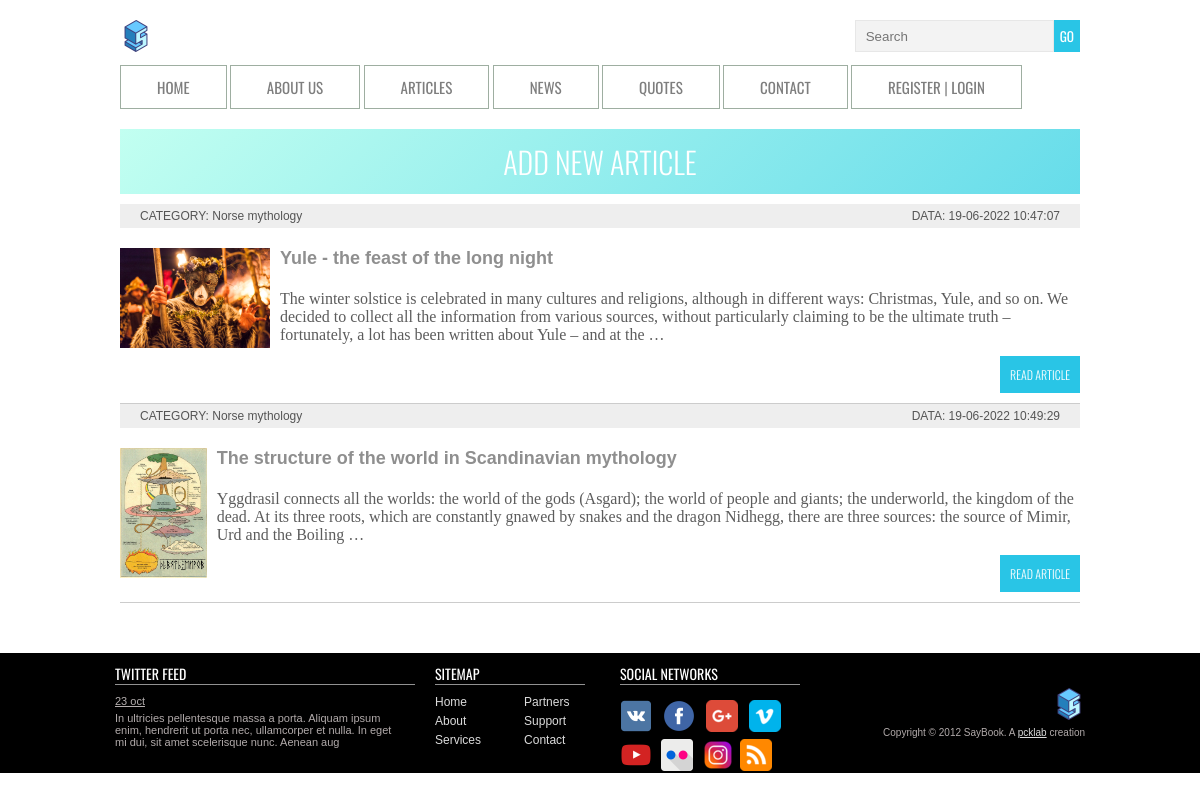
Page /category/skandinavskaya-mifologiya/ on the committed database.
### saybook/models.py (models this page shows, shortened)
class Article(models.Model):
    title = models.CharField(max_length=255, verbose_name="Заголовок")
    slug = models.SlugField(max_length=255, unique=True, db_index=True, verbose_name="URL")
    content = models.TextField(blank=True, verbose_name="Текст статьи")
    photo = models.ImageField(upload_to="photos/%Y/%m/%d/", verbose_name="Фото")
    time_create = models.DateTimeField(auto_now_add=True, verbose_name="Время создания")
    time_update = models.DateTimeField(auto_now=True, verbose_name="Время изменения")
    is_published = models.BooleanField(default=True, verbose_name="Публикация")
    cat = models.ForeignKey('Category', on_delete=models.PROTECT, verbose_name="Категории")
    likes = models.ManyToManyField(User, related_name='likes', blank=False)
    def get_absolute_url(self):
        return reverse('post', kwargs={'post_slug': self.slug})
    class Meta:
        verbose_name = 'Статьи'
        verbose_name_plural = 'Статьи'
        ordering = ['id']

class Category(models.Model):
    name = models.CharField(max_length=100, db_index=True, verbose_name="Категория")
    slug = models.SlugField(max_length=255, unique=True, db_index=True, verbose_name="URL")
    def __str__(self):
        return self.name
    class Meta:
        verbose_name = 'Категория'
        verbose_name_plural = 'Категории'
        ordering = ['id']

### saybook/views.py (the view)
# urls.py: path('category/<slug:cat_slug>/', views.ArticleCategory.as_view(), name='category'),
class ArticleCategory(DataMixin, ListView):
    model = Article
    template_name = 'articles.html'
    context_object_name = 'posts'
    allow_empty = False
    def get_queryset(self):
        return Article.objects.filter(cat__slug=self.kwargs['cat_slug'], is_published=True)
    def get_context_data(self, *, object_list=None, **kwargs):
        context = super().get_context_data(**kwargs)
        c_def = self.get_user_context(title='Категория - ' + str(context['posts'][0].cat),
        cat_selected=context['posts'][0].cat_id)
        return dict(list(context.items()) + list(c_def.items()))

### saybook/utils.py (called while the page is built)
    def get_user_context(self, **kwargs):
        context = kwargs
        cats = Category.objects.annotate(Count('article'))
        user_menu = menu.copy()
        if not self.request.user.is_authenticated:
            user_menu.pop(1)
        context['menu'] = user_menu
        context['cats'] = cats
        if 'cat_selected' not in context:
            context['cat_selected'] = 0
        return context

### saybook/templates/articles.html (shortened to what this page needs)
{% extends 'index.html' %}
{% block content %}
<section class="normal">
  <blockquote><a class="cent" href="{% url 'add_page' %}">ADD NEW ARTICLE</a></blockquote>
<ul class="list-articles">
	{% for p in posts %}
			<li><div class="article-panel">
	<p class="first">CATEGORY: {{p.cat}}</p>
	<p class="last">DATA: {{p.time_update|date:"d-m-Y H:i:s"}}</p>
</div>
{% if p.photo %}
	<p><img class="img-article-left thumb" src="{{p.photo.url}}"></p>
{% endif %}
	<h2>{{p.title}}</h2>
	{% autoescape on %}
	<h4>{{p.content|linebreaks|truncatewords:50}}</h4>
	{% endautoescape %}
			<p class="link-read-post"><a href="{{ p.get_absolute_url }}">READ ARTICLE</a></p>
			</li>
	{% endfor %}
</ul>
</section>
{% endblock %}

### saybook/static/css/style.css (style rules this page uses)
body { color: #8f8f8f; font: 12px Tahoma, sans-serif; margin: 0; }
p { margin: 20px 0; font-weight: 100; }
h4 { color: #5c5c5c; font-size: 16px; font-weight: lighter; font-family: 'Calibri', serif; font-weight: 500; }
section { margin-left: 280px; padding-bottom: 50px; min-height: 425px; }
.normal { margin-left: 0px; }
.cent { color: #fff; font-family: 'Oswald', sans-serif; font-weight: 300; text-decoration: none; }
blockquote { margin: 0; background: linear-gradient(-45deg, #29c5e6, #7769dd34, #29c5e6, #00ffc33d); background-size: 500% 500%; animation: gradient 10s ease infinite; padding: 10px 20px; font-size: 30px; font-family: 'Oswald', sans-serif; font-weight: 300; text-align: center; margin-bottom: 10px; }
img { max-width: 600px; height: auto; }
img.img-article-left { max-width: 300px; height: auto; float: left; padding: 0 10px 10px 0; }
img.img-article-left.thumb { max-width: 150px; max-height: 130px; }
div.article-panel { background: #eee; padding: 5px 20px 5px 20px; box-sizing border-box; overflow: hidden; color: #555; }
div.article-panel p.first { margin: 0; float: left; }
div.article-panel p.last { margin: 0; float: right; }
ul.list-articles { list-style: none; margin: 0; padding: 0; }
ul.list-articles li { border-bottom: 1px solid #ccc; }
p.link-read-post { text-align: right; }
p.link-read-post a { padding: 10px; min-width: 100px; background: #29c5e6; color: #fff; font-family: 'Oswald', sans-serif; font-weight: 300; text-decoration: none; }

### rows in the picture
Article: cat "Norse mythology", time_update "19-06-2022 10:47:07", photo (picture), title "Yule - the feast of the long night", content "The winter solstice is celebrated in many cultures and religions, although in different ways: Christmas, Yule, and so on. We decided to collect all the information from various sources, without particularly claiming to be the ultimate truth – fortunately, a lot has been written about Yule – and at the …"
Article: cat "Norse mythology", time_update "19-06-2022 10:49:29", photo (picture), title "The structure of the world in Scandinavian mythology", content "Yggdrasil connects all the worlds: the world of the gods (Asgard); the world of people and giants; the underworld, the kingdom of the dead. At its three roots, which are constantly gnawed by snakes and the dragon Nidhegg, there are three sources: the source of Mimir, Urd and the Boiling …"
